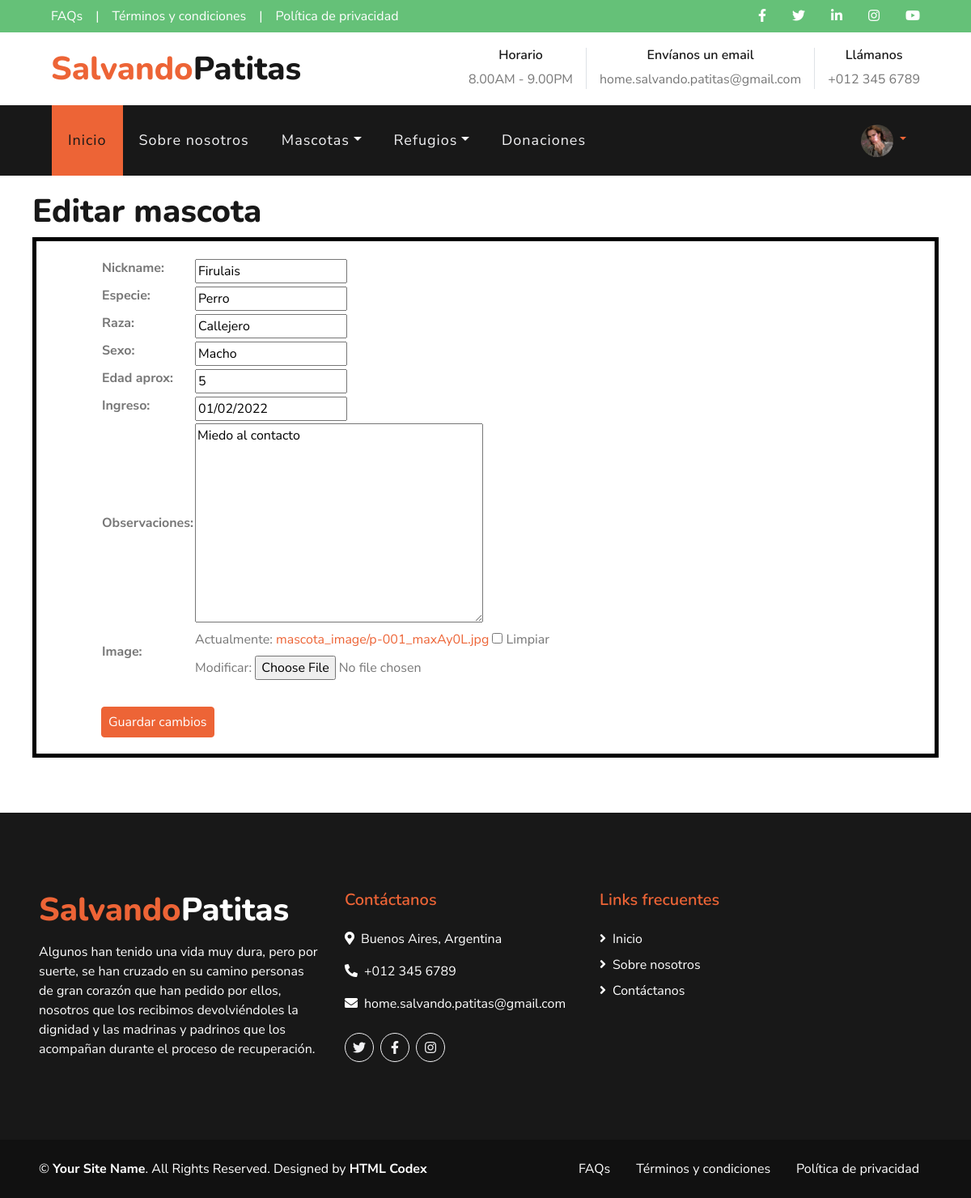
Page /Mascota/editar-mascota/1/ (signed in) on the committed database.
### Apps/User/models.py (models this page shows, shortened)
class User_profile(models.Model):
    user = models.OneToOneField('auth.User', on_delete=models.CASCADE, related_name='profile')
    first_name= models.CharField(max_length = 50, null=True, blank=True)
    last_name= models.CharField(max_length = 50, null=True, blank=True)
    phone = models.CharField(max_length=30, null=True, blank=True)
    direccion= models.CharField(max_length=100, null=True, blank=True)
    description= models.TextField(max_length = 200, null=True, blank=True)
    image = models.ImageField(upload_to='profile_image/', null=True, blank=True)

### Apps/Mascota/models.py (models this page shows, shortened)
class Mascota (models.Model):
    nickname = models.CharField(max_length= 50, unique=True)
    especie = models.CharField(max_length= 50, null=True, blank=True)
    raza = models.CharField(max_length= 50, null=True, blank=True)
    sexo = models.CharField (max_length= 20, null=True, blank=True)
    edad_aprox= models.IntegerField(null=True, blank=True)
    ingreso = models.DateField(null=True, blank=True)
    observaciones = models.TextField(max_length=80,null=True, blank=True)
    image = models.ImageField(upload_to='mascota_image/', null=True, blank=True)

### Apps/Mascota/views.py (the view)
# urls.py: path("editar-mascota/<int:pk>/", Editar_Mascota.as_view() , name="editar-mascota"),
class Editar_Mascota(UpdateView):
    model = Mascota
    template_name = 'Mascota/editar_mascota.html'
    fields = ["nickname","especie","raza","sexo","edad_aprox","ingreso","observaciones", "image"]
    success_url = '/Mascota/lista-mascota/'

### Templates/Mascota/editar_mascota.html (shortened to what this page needs)
{% extends "padre.html" %}
{% load static %}
{% block contenidoQueCambia%}
<div style="padding: 20px 40px;">
    <h1>Editar  mascota</h1>
    <form  method="POST" enctype="multipart/form-data" style="padding: 20px 80px;border-color: BLACK;border-width: 5px;border-style: solid;">
       <table>
         {{form.as_table}}
        </table> <br>
        <input type="submit" value="Guardar cambios" class="btn  btn-primary mt-3 mt-md-2 px-2">
    </form>
</div>
{% endblock %}

### Templates/padre.html (shortened to what this page needs)
<!DOCTYPE html>
<html lang="en">
<head>
    {% load static %}
    <link href="https://cdnjs.cloudflare.com/ajax/libs/font-awesome/5.10.0/css/all.min.css" rel="stylesheet">
    <link href="lib/flaticon/font/flaticon.css" rel="stylesheet">
    <link href="lib/owlcarousel/assets/owl.carousel.min.css" rel="stylesheet">
    <link href="lib/tempusdominus/css/tempusdominus-bootstrap-4.min.css" rel="stylesheet" />
    <link href="{% static "css/style.css" %}"  rel="stylesheet">
</head>
<body>
    <div class="container-fluid">
        <div class="row bg-secondary py-2 px-lg-5">
            <div class="col-lg-6 text-center text-lg-left mb-2 mb-lg-0">
                <div class="d-inline-flex align-items-center">
                    <a class="text-white pr-3" href="{% url "preguntas-frecuentes" %}">FAQs</a>
                    <span class="text-white">|</span>
                    <a class="text-white px-3" href="{% url "terminos-condiciones" %}">Términos y condiciones</a>
                    <span class="text-white">|</span>
                    <a class="text-white pl-3" href="{% url "politica-privacidad" %}">Política de privacidad</a>
                </div>
            </div>
            <div class="col-lg-6 text-center text-lg-right">
                <div class="d-inline-flex align-items-center">
                    <a class="text-white px-3" href="https://www.facebook.com/" target="_blank">
                        <i class="fab fa-facebook-f"></i>
                    </a>
                    <a class="text-white px-3" href="https://twitter.com/" target="_blank">
                        <i class="fab fa-twitter"></i>
                    </a>
                    <a class="text-white px-3" href="https://www.linkedin.com/" target="_blank">
                        <i class="fab fa-linkedin-in"></i>
                    </a>
                    <a class="text-white px-3" href="https://www.instagram.com/" target="_blank">
                        <i class="fab fa-instagram"></i>
                    </a>
                    <a class="text-white pl-3" href="https://www.youtube.com/" target="_blank">
                        <i class="fab fa-youtube"></i>
                    </a>
                </div>
            </div>
        </div>
        <div class="row py-3 px-lg-5">
            <div class="col-lg-4">
                <a href="{% url "index" %}" class="navbar-brand d-none d-lg-block">
                    <h1 class="m-0 display-5 text-capitalize"><span class="text-primary">Salvando</span>Patitas</h1>
                </a>
            </div>
            <div class="col-lg-8 text-center text-lg-right">
                <div class="d-inline-flex align-items-center">
                    <div class="d-inline-flex flex-column text-center pr-3 border-right">
                        <h6>Horario</h6>
                        <p class="m-0">8.00AM - 9.00PM</p>
                    </div>
                    <div class="d-inline-flex flex-column text-center px-3 border-right">
                        <h6>Envíanos un email</h6>
                        <p class="m-0">home.salvando.patitas@gmail.com</p>
                    </div>
                    <div class="d-inline-flex flex-column text-center pl-3">
                        <h6>Llámanos</h6>
                        <p class="m-0">+012 345 6789</p>
                    </div>
                </div>
            </div>
        </div>
    </div>
    <div class="container-fluid p-0">
        <nav class="navbar navbar-expand-lg bg-dark navbar-dark py-3 py-lg-0 px-lg-5">
            <div class="collapse navbar-collapse justify-content-between px-3" id="navbarCollapse">
                <div class="navbar-nav mr-auto py-0">
                    {% if request.user.is_staff %}
                    <a href="{% url "index" %}" class="nav-item nav-link active">Inicio</a>
                    <a href="{% url "sobre-nosotros" %}" class="nav-item nav-link">Sobre nosotros</a>
                    <div class="nav-item dropdown">
                        <a href="#" class="nav-link dropdown-toggle" data-toggle="dropdown">Mascotas</a>
                    </div>
                    <div class="nav-item dropdown">
                        <a href="#" class="nav-link dropdown-toggle" data-toggle="dropdown">Refugios</a>
                    </div>
                    <a href="{% url "donaciones" %}" class="nav-item nav-link">Donaciones</a>
                    {% endif %}
                </div>
                {% if request.user.is_authenticated %}
                <div class="nav-item dropdown">
                    <a href="#" class="nav-link dropdown-toggle" data-toggle="dropdown">
                        {% if user.profile.image %}
                        <img src="{{user.profile.image.url}}" , style="border-radius: 50% ;" width="40px", height="40px">
                        {% endif%}
                </div>
                {%endif%}
        </nav>
    </div>
{% block contenidoQueCambia %}
        {% endblock%}
    <div class="container-fluid bg-dark text-white mt-5 py-5 px-sm-3 px-md-5">
        <div class="row pt-5">
            <div class="col-lg-4 col-md-12 mb-5">
                <h1 class="mb-3 display-5 text-capitalize text-white"><span class="text-primary">Salvando</span>Patitas</h1>
                <p class="m-0">Algunos han tenido una vida muy dura, pero por suerte, se han cruzado en su camino personas de gran corazón que han pedido por ellos, nosotros que los recibimos devolviéndoles la dignidad y las madrinas y padrinos que los acompañan durante el proceso de recuperación.</p>
            </div>
            <div class="col-lg-8 col-md-15">
                <div class="row">
                    <div class="col-md-5 mb-5">
                        <h5 class="text-primary mb-4">Contáctanos</h5>
                        <p><i class="fa fa-map-marker-alt mr-2"></i>Buenos Aires, Argentina</p>
                        <p><i class="fa fa-phone-alt mr-2"></i>+012 345 6789</p>
                        <p><i class="fa fa-envelope mr-2"></i>home.salvando.patitas@gmail.com</p>
                        <div class="d-flex justify-content-start mt-4">
                            <a class="btn btn-outline-light rounded-circle text-center mr-2 px-0" style="width: 36px; height: 36px;" href="https://twitter.com/" target="_blank"><i class="fab fa-twitter"></i></a>
                            <a class="btn btn-outline-light rounded-circle text-center mr-2 px-0" style="width: 36px; height: 36px;" href="https://www.facebook.com/" target="_blank"><i class="fab fa-facebook-f"></i></a>
                            <a class="btn btn-outline-light rounded-circle text-center mr-2 px-0" style="width: 36px; height: 36px;" href="https://www.instagram.com/" target="_blank"><i class="fab fa-instagram"></i></a>
                        </div>
                    </div>
                    <div class="col-md-3 mb-5">
                        <h5 class="text-primary mb-4">Links frecuentes</h5>
                        <div class="d-flex flex-column justify-content-start">
                            <a class="text-white mb-2" href="{% url "index" %}"><i class="fa fa-angle-right mr-2"></i>Inicio</a>
                            <a class="text-white mb-2" href="{% url "sobre-nosotros" %}" ><i class="fa fa-angle-right mr-2"></i>Sobre nosotros</a>
                            <a class="text-white" href="{% url "news-letter" %}"><i class="fa fa-angle-right mr-2"></i>Contáctanos</a>
                        </div>
                    </div>
                </div>
            </div>
        </div>
    </div>
    <div class="container-fluid text-white py-4 px-sm-3 px-md-5" style="background: #111111;">
        <div class="row">
            <div class="col-md-6 text-center text-md-left mb-3 mb-md-0">
                <p class="m-0 text-white">
                    &copy; <a class="text-white font-weight-bold" href="{% url "sobre-nosotros" %}">Your Site Name</a>. All Rights Reserved. Designed by
                    <a class="text-white font-weight-bold" href="https://htmlcodex.com">HTML Codex</a>
                </p>
            </div>
            <div class="col-md-6 text-center text-md-right">
                <ul class="nav d-inline-flex">
                    <li class="nav-item">
                        <a class="nav-link text-white py-0" href="{% url "preguntas-frecuentes" %}">FAQs</a>
                    </li>
                    <li class="nav-item">
                        <a class="nav-link text-white py-0" href="{% url "terminos-condiciones" %}">Términos y condiciones</a>
                    </li>
                    <li class="nav-item">
                        <a class="nav-link text-white py-0" href="{% url "politica-privacidad" %}">Política de privacidad</a>
                    </li>
                </ul>
            </div>
        </div>
    </div>
</body>
</html>

### rows in the picture
Mascota: nickname "Firulais", especie "Perro", raza "Callejero", sexo "Macho", edad_aprox "5", ingreso "01/02/2022", observaciones "Miedo al contacto"
